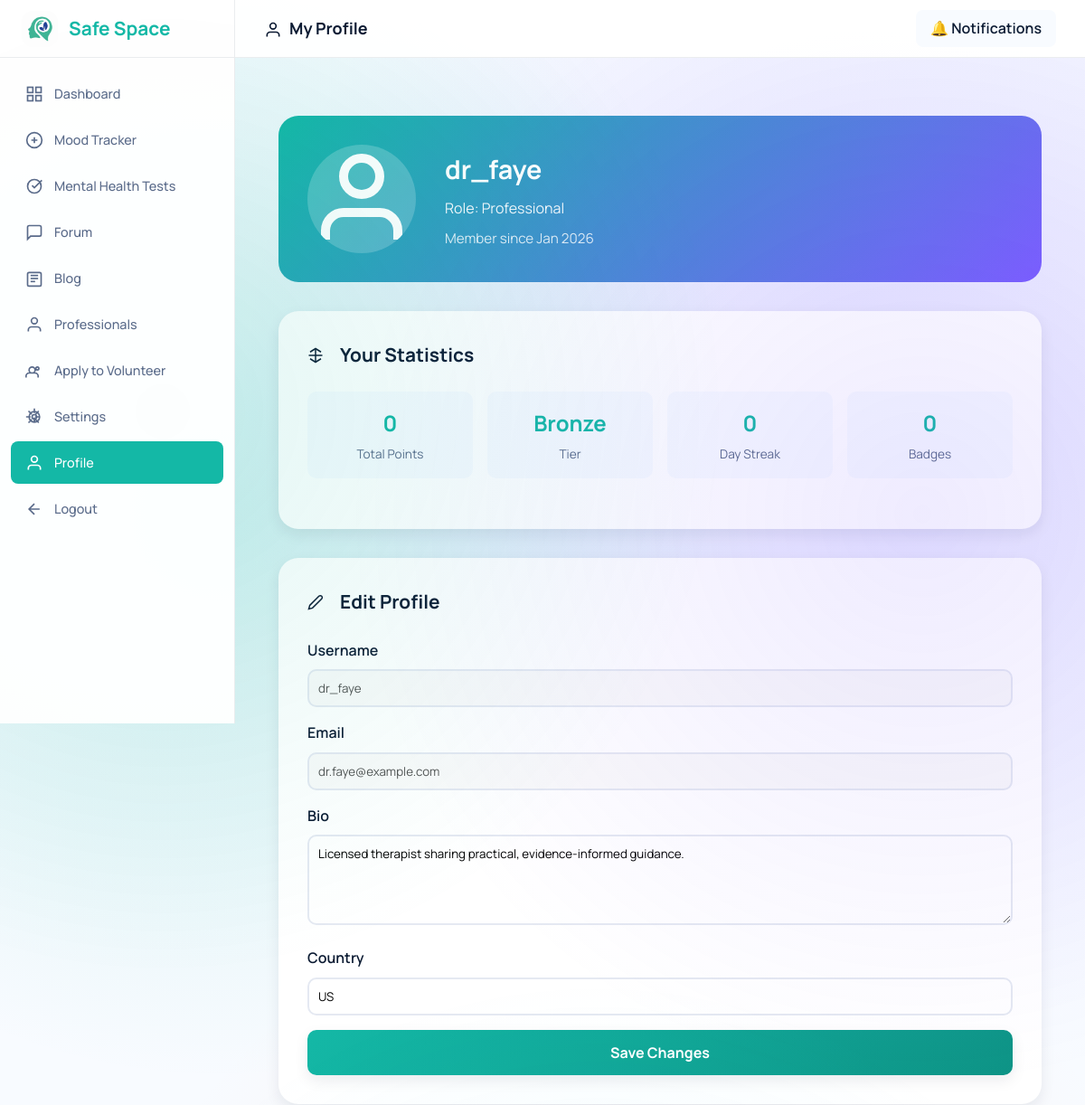
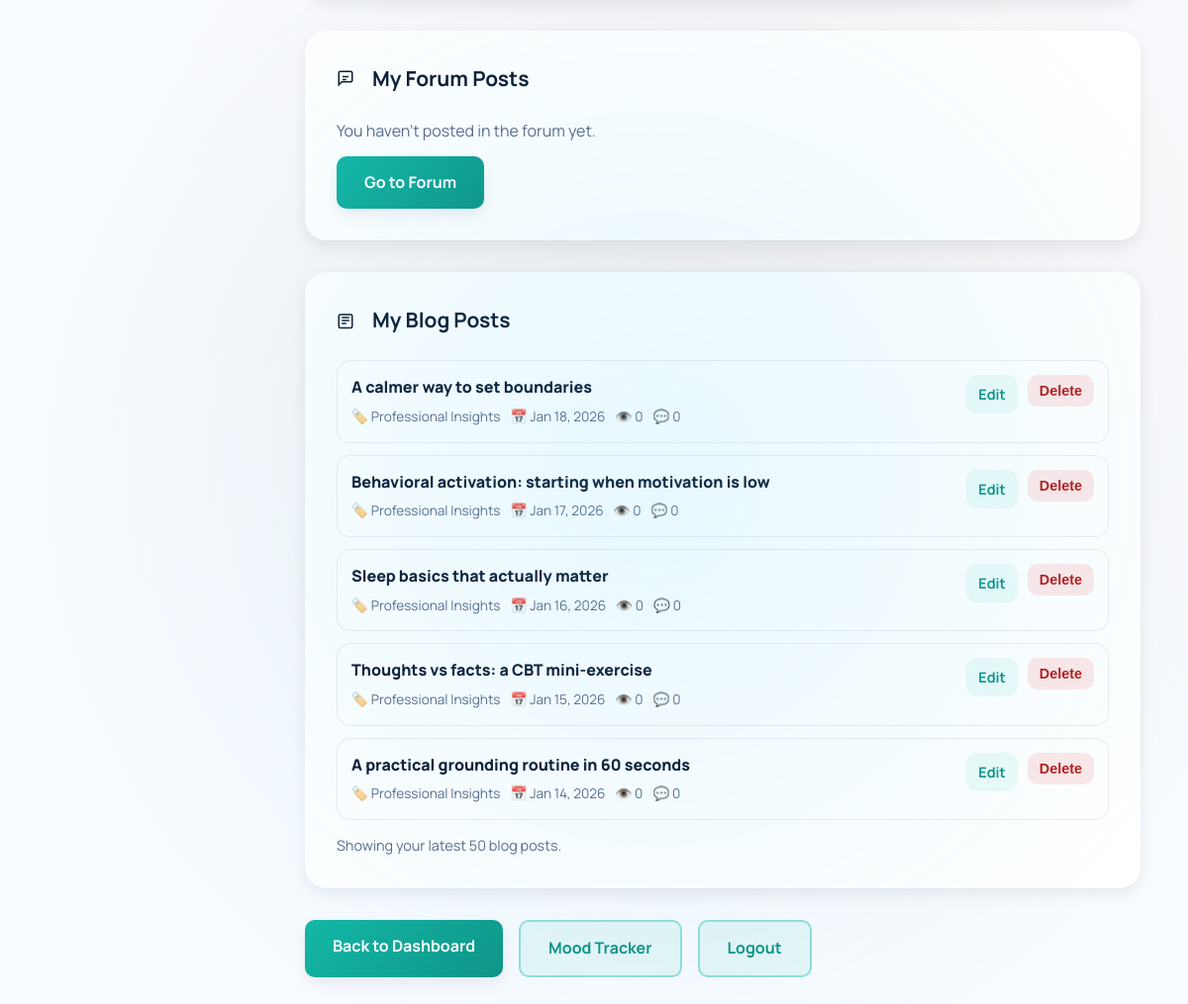
Screenshot of /dashboard/profile.php (signed in) with the database file from the repository (2 pictures, top to bottom).
### tables this page shows
CREATE TABLE users (
    user_id INT AUTO_INCREMENT PRIMARY KEY,
    username VARCHAR(50) UNIQUE NOT NULL,
    email VARCHAR(100) UNIQUE NOT NULL,
    password_hash VARCHAR(255) NOT NULL,
    full_name VARCHAR(100) NULL,
    phone VARCHAR(30) NULL,
    user_type ENUM('patient', 'professional', 'volunteer', 'supporter', 'community_healer') NOT NULL,
    is_anonymous BOOLEAN DEFAULT TRUE,
    is_verified BOOLEAN DEFAULT FALSE,
    is_active BOOLEAN DEFAULT TRUE,
    profile_picture VARCHAR(255) NULL,
    bio TEXT NULL,
    date_of_birth DATE NULL,
    gender ENUM('male', 'female', 'non_binary', 'prefer_not_to_say', 'other') NULL,
    country VARCHAR(100) NULL,
    timezone VARCHAR(50) DEFAULT 'UTC',
    created_at TIMESTAMP DEFAULT CURRENT_TIMESTAMP,
    last_login TIMESTAMP NULL,
    email_verified_at TIMESTAMP NULL,
    verification_token VARCHAR(100) NULL,
    reset_token VARCHAR(100) NULL,
    reset_token_expiry TIMESTAMP NULL,
    INDEX idx_username (username),
    INDEX idx_email (email),
    INDEX idx_user_type (user_type),
    INDEX idx_is_active (is_active)
);

CREATE TABLE blog_posts (
    blog_id INT AUTO_INCREMENT PRIMARY KEY,
    user_id INT NOT NULL,
    category VARCHAR(120) NOT NULL,
    title VARCHAR(255) NOT NULL,
    content LONGTEXT NOT NULL,
    is_professional_post BOOLEAN DEFAULT FALSE,
    view_count INT DEFAULT 0,
    comment_count INT DEFAULT 0,
    status ENUM('published', 'draft', 'deleted', 'flagged') DEFAULT 'published',
    created_at TIMESTAMP DEFAULT CURRENT_TIMESTAMP,
    updated_at TIMESTAMP DEFAULT CURRENT_TIMESTAMP ON UPDATE CURRENT_TIMESTAMP,
    FOREIGN KEY (user_id) REFERENCES users(user_id) ON DELETE CASCADE,
    INDEX idx_category (category),
    INDEX idx_status (status),
    INDEX idx_created_at (created_at),
    INDEX idx_user_blogs (user_id, created_at)
);

### config/config.php (called while the page is built, shortened)
<?php
function get_user_id() {
    return $_SESSION['user_id'] ?? null;
}
?>

### dashboard/profile.php (the view, shortened to what this page needs)
<?php
require_once '../config/config.php';
$user_id = get_user_id();
$db = Database::getInstance();
$conn = $db->getConnection();
$user_stmt = $conn->prepare("SELECT * FROM users WHERE user_id = ?");
$user_stmt->bind_param("i", $user_id);
$user_stmt->execute();
$user = $user_stmt->get_result()->fetch_assoc();
$points_stmt = $conn->prepare("SELECT * FROM user_points WHERE user_id = ?");
$points_stmt->bind_param("i", $user_id);
$points_stmt->execute();
$points_data = $points_stmt->get_result()->fetch_assoc();
$badges = [];
$my_posts_stmt = $conn->prepare("
    SELECT post_id, title, category, view_count, reply_count, created_at, status
    FROM forum_posts
    WHERE user_id = ? AND status <> 'deleted'
    ORDER BY created_at DESC
    LIMIT 50
");
$my_posts_stmt->bind_param('i', $user_id);
$my_posts_stmt->execute();
$my_posts_result = $my_posts_stmt->get_result();
$my_posts = $my_posts_result->fetch_all(MYSQLI_ASSOC);
$my_blogs_stmt = $conn->prepare("
    SELECT blog_id, title, category, view_count, comment_count, created_at, status
    FROM blog_posts
    WHERE user_id = ? AND status <> 'deleted'
    ORDER BY created_at DESC
    LIMIT 50
");
$my_blogs_stmt->bind_param('i', $user_id);
$my_blogs_stmt->execute();
$my_blogs_result = $my_blogs_stmt->get_result();
$my_blogs = $my_blogs_result->fetch_all(MYSQLI_ASSOC);
?>
<!DOCTYPE html>
<html lang="en">
<head>
    <link rel="stylesheet" href="../assets/css/styles.css">
        <link rel="stylesheet" href="includes/dashboard-layout.css">
</head>
<body>
    <div class="dashboard-wrapper">
        <?php include 'includes/sidebar.php'; ?>
        <main class="main-content">
            <div class="top-bar">
                <h2 style="margin: 0; font-size: 18px; color: var(--text-primary);"><svg viewBox="0 0 24 24" width="20" height="20" fill="none" stroke="currentColor" stroke-width="2" style="display: inline-block; margin-right: 8px; vertical-align: middle;"><path d="M20 21v-2a4 4 0 00-4-4H8a4 4 0 00-4 4v2M12 3a4 4 0 100 8 4 4 0 000-8z"/></svg>My Profile</h2>
                <div class="top-bar-right">
                    <a href="notifications.php" style="text-decoration: none; color: var(--text-primary); font-weight: 600; padding: 8px 16px; background: var(--light-bg); border-radius: 8px;">
                        🔔 Notifications
                    </a>
                </div>
            </div>
            <div class="content-area">
    <div class="profile-container" style="max-width: 1000px; margin: 0 auto;">
        <div class="profile-header">
            <svg viewBox="0 0 24 24" width="64" height="64" fill="none" stroke="currentColor" stroke-width="2" class="profile-avatar"><path d="M20 21v-2a4 4 0 00-4-4H8a4 4 0 00-4 4v2M12 3a4 4 0 100 8 4 4 0 000-8z"/></svg>
            <div class="profile-info">
                <h1><?php echo htmlspecialchars($user['username']); ?></h1>
                <p style="opacity: 0.9; margin-bottom: 0.5rem;">
                    Role: <?php echo ucfirst($user['user_type']); ?>
                </p>
                <p style="opacity: 0.8; font-size: 0.95rem;">
                    Member since <?php echo date('M Y', strtotime($user['created_at'])); ?>
                </p>
            </div>
        </div>
        <div class="profile-card">
            <div class="card-title">Your Statistics</div>
            <div class="stat-row">
                <div class="stat-item">
                    <div class="stat-value"><?php echo $points_data['total_points'] ?? 0; ?></div>
                    <div class="stat-label">Total Points</div>
                </div>
                <div class="stat-item">
                    <div class="stat-value"><?php echo ucfirst($points_data['tier_level'] ?? 'bronze'); ?></div>
                    <div class="stat-label">Tier</div>
                </div>
                <div class="stat-item">
                    <div class="stat-value"><?php echo $points_data['streak_days'] ?? 0; ?></div>
                    <div class="stat-label">Day Streak</div>
                </div>
                <div class="stat-item">
                    <div class="stat-value"><?php echo count($badges); ?></div>
                    <div class="stat-label">Badges</div>
                </div>
            </div>
        </div>
        <div class="profile-card">
            <div class="card-title"><svg viewBox="0 0 24 24" width="18" height="18" fill="none" stroke="currentColor" stroke-width="2" style="display: inline-block; margin-right: 8px; vertical-align: middle;"><path d="M17 3a2.828 2.828 0 1 1 4 4L7.5 20.5 2 22l1.5-5.5L17 3z"/></svg>Edit Profile</div>
            <form method="POST" action="">
                <div class="form-group">
                    <label>Username</label>
                    <input type="text" value="<?php echo htmlspecialchars($user['username']); ?>" disabled>
                </div>
                <div class="form-group">
                    <label>Email</label>
                    <input type="email" value="<?php echo htmlspecialchars($user['email']); ?>" disabled>
                </div>
                <div class="form-group">
                    <label>Bio</label>
                    <textarea name="bio" placeholder="Tell us about yourself...">
<?php echo htmlspecialchars($user['bio'] ?? ''); ?></textarea>
                </div>
                <div class="form-group">
                    <label>Country</label>
                    <input type="text" name="country" value="<?php echo htmlspecialchars($user['country'] ?? ''); ?>"
                           placeholder="Where are you from?">
                </div>
                <button type="submit" name="update_profile" class="btn btn-primary" style="width: 100%;">
                    Save Changes
                </button>
            </form>
        </div>
        <div class="profile-card">
            <div class="card-title"><svg viewBox="0 0 24 24" width="18" height="18" fill="none" stroke="currentColor" stroke-width="2" style="display: inline-block; margin-right: 8px; vertical-align: middle;"><path d="M21 15a2 2 0 01-2 2H7l-4 4V5a2 2 0 012-2h14a2 2 0 012 2z"/><path d="M8 10h8"/><path d="M8 14h5"/></svg>My Forum Posts</div>
            <?php if (count($my_posts) === 0): ?>
                <p style="color: var(--text-secondary); margin: 0;">You haven’t posted in the forum yet.</p>
                <div style="margin-top: 12px;">
                    <a href="forum.php" class="btn btn-primary">Go to Forum</a>
                </div>
            <?php endif; ?>
        </div>
        <div class="profile-card">
            <div class="card-title"><svg viewBox="0 0 24 24" width="18" height="18" fill="none" stroke="currentColor" stroke-width="2" style="display: inline-block; margin-right: 8px; vertical-align: middle;"><rect x="3" y="4" width="18" height="18" rx="2" ry="2"/><path d="M7 8h10"/><path d="M7 12h10"/><path d="M7 16h6"/></svg>My Blog Posts</div>
            <?php if (count($my_blogs) === 0): ?>
                <p style="color: var(--text-secondary); margin: 0;">You haven’t written any blog posts yet.</p>
                <div style="margin-top: 12px;">
                    <a href="blogs.php" class="btn btn-primary">Go to Blog</a>
                </div>
            <?php else: ?>
                <div class="my-posts-list">
                    <?php foreach ($my_blogs as $blog): ?>
                        <div class="my-post-item">
                            <div>
                                <a class="my-post-title" href="blog_view.php?blog_id=<?php echo (int)$blog['blog_id']; ?>">
                                    <?php echo htmlspecialchars($blog['title']); ?>
                                </a>
                                <div class="my-post-meta">
                                    <span>🏷️ <?php echo htmlspecialchars($blog['category']); ?></span>
                                    <span>📅 <?php echo date('M j, Y', strtotime($blog['created_at'])); ?></span>
                                    <span>👁️ <?php echo (int)$blog['view_count']; ?></span>
                                    <span>💬 <?php echo (int)$blog['comment_count']; ?></span>
                                </div>
                            </div>
                            <div class="my-post-actions">
                                <a class="btn btn-secondary btn-sm" href="blog_edit.php?blog_id=<?php echo (int)$blog['blog_id']; ?>">Edit</a>
                                <form method="POST" action="" onsubmit="return confirm('Delete this blog post? This will remove it from the blog page.');" style="margin: 0;">
                                    <button type="submit" name="delete_blog_post" class="btn-sm btn-danger">Delete</button>
                                </form>
                            </div>
                        </div>
                    <?php endforeach; ?>
                </div>
                <div style="margin-top: 14px; color: var(--text-secondary); font-size: 0.9rem;">
                    Showing your latest 50 blog posts.
                </div>
            <?php endif; ?>
        </div>
        <div style="display: flex; gap: 1rem; margin-top: 2rem; flex-wrap: wrap;">
            <a href="index.php" class="btn btn-primary">Back to Dashboard</a>
            <a href="mood_tracker.php" class="btn btn-secondary">Mood Tracker</a>
            <a href="../dashboard/logout.php" class="btn btn-secondary">Logout</a>
        </div>
    </div>
    </div>
            </div>
</body>
</html>

### assets/css/styles.css (style rules this page uses)
:root { --primary-color: #14b8a6; --primary-dark: #0e9486; --primary-light: #3ad0be; --secondary-color: #7b5dff; --accent-color: #3ac7ff; --accent-warm: #ff986f; --white: #ffffff; --light-bg: #f8fbff; --light-gray: #e5e9f2; --medium-gray: #97a4b8; --dark-gray: #0c1b33; --text-primary: #0c1b33; --text-secondary: #5a6b8a; --success: #22c55e; --warning: #f59e0b; --error: #ef4444; --info: #3b82f6; --shadow-sm: 0 6px 16px rgba(12, 27, 51, 0.08); --shadow-md: 0 12px 28px rgba(12, 27, 51, 0.12); --shadow-lg: 0 18px 48px rgba(12, 27, 51, 0.18); --shadow-glow: 0 0 24px rgba(20, 184, 166, 0.35); --radius-sm: 10px; --radius-md: 14px; --radius-lg: 22px; --radius-xl: 32px; --transition-fast: 0.18s ease; --transition-normal: 0.3s ease; --transition-slow: 0.5s ease; --spacing-xs: 0.5rem; --spacing-sm: 1rem; --spacing-md: 1.5rem; --spacing-lg: 2rem; --spacing-xl: 3rem; }
* { margin: 0; padding: 0; box-sizing: border-box; }
html { font-size: 16px; scroll-behavior: smooth; }
body { font-family: 'Manrope', 'Segoe UI', Tahoma, Geneva, Verdana, sans-serif; background: radial-gradient(circle at 20% 25%, rgba(20, 184, 166, 0.16), transparent 32%), radial-gradient(circle at 80% 20%, rgba(123, 93, 255, 0.14), transparent 34%), radial-gradient(circle at 60% 70%, rgba(255, 152, 111, 0.14), transparent 36%), var(--light-bg); color: var(--text-primary); line-height: 1.6; min-height: 100vh; overflow-x: hidden; position: relative; margin: 0; }
body::before { content: ''; position: fixed; top: 0; left: 0; width: 100%; height: 100%; background: radial-gradient(circle at 15% 20%, rgba(20, 184, 166, 0.12), transparent 30%), radial-gradient(circle at 85% 25%, rgba(123, 93, 255, 0.12), transparent 32%), radial-gradient(circle at 55% 75%, rgba(58, 199, 255, 0.12), transparent 34%); pointer-events: none; z-index: 0; }
.form-group { margin-bottom: var(--spacing-md); }
.btn { display: inline-block; padding: 14px 28px; border: none; border-radius: var(--radius-sm); font-size: 1rem; font-weight: 700; cursor: pointer; transition: all var(--transition-normal); text-align: center; text-decoration: none; font-family: inherit; }
.btn-primary { background: linear-gradient(135deg, var(--primary-color), var(--primary-dark)); color: var(--white); box-shadow: var(--shadow-sm); }
.btn-secondary { background: rgba(20, 184, 166, 0.08); color: var(--primary-dark); border: 2px solid rgba(20, 184, 166, 0.4); }

### dashboard/includes/dashboard-layout.css (style rules this page uses)
.dashboard-wrapper { display: flex; min-height: 100vh; margin: 0; padding: 0; }
.main-content { flex: 1; margin-left: 260px; padding: 0; width: calc(100% - 260px); }
.top-bar { background: rgba(255, 255, 255, 0.95); border-bottom: 1px solid rgba(12, 27, 51, 0.08); padding: 0 32px; display: flex; justify-content: space-between; align-items: center; position: sticky; top: 0; z-index: 99; height: 64px; margin: 0; }
.top-bar-right { display: flex; gap: 16px; align-items: center; }
.content-area { padding: 2rem; }

### rows the page displays
users: username "dr_faye", user_type "Professional", created_at "Jan 2026", email "dr.faye@example.com", bio "Licensed therapist sharing practical, evidence-informed guidance.", country "US"
blog_posts: title "A calmer way to set boundaries", category "Professional Insights", created_at "Jan 18, 2026", view_count "0", comment_count "0"
blog_posts: title "Behavioral activation: starting when motivation is low", category "Professional Insights", created_at "Jan 17, 2026", view_count "0", comment_count "0"
blog_posts: title "Sleep basics that actually matter", category "Professional Insights", created_at "Jan 16, 2026", view_count "0", comment_count "0"
blog_posts: title "Thoughts vs facts: a CBT mini-exercise", category "Professional Insights", created_at "Jan 15, 2026", view_count "0", comment_count "0"
blog_posts: title "A practical grounding routine in 60 seconds", category "Professional Insights", created_at "Jan 14, 2026", view_count "0", comment_count "0"

### other values shown
$points_data['total_points'] "0"
$points_data['tier_level'] "Bronze"
$points_data['streak_days'] "0"
count($badges) "0"
